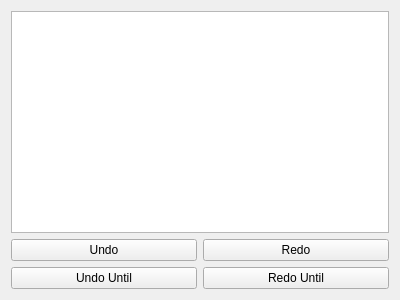
<?xml version="1.0" encoding="UTF-8"?>
<ui version="4.0">
 <class>wally::qtfront::AppCmdView</class>
 <widget class="QWidget" name="wally::qtfront::AppCmdView">
  <property name="geometry">
   <rect>
    <x>0</x>
    <y>0</y>
    <width>400</width>
    <height>300</height>
   </rect>
  </property>
  <property name="windowTitle">
   <string>Form</string>
  </property>
  <layout class="QVBoxLayout" name="verticalLayout">
   <item>
    <widget class="app_cmd_view_sub::View" name="listView"/>
   </item>
   <item>
    <layout class="QHBoxLayout" name="horizontalLayout_2">
     <item>
      <widget class="QPushButton" name="btn_undo">
       <property name="text">
        <string>Undo</string>
       </property>
      </widget>
     </item>
     <item>
      <widget class="QPushButton" name="btn_redo">
       <property name="text">
        <string>Redo</string>
       </property>
      </widget>
     </item>
    </layout>
   </item>
   <item>
    <layout class="QHBoxLayout" name="horizontalLayout">
     <item>
      <widget class="QPushButton" name="btn_undoUntil">
       <property name="text">
        <string>Undo Until</string>
       </property>
      </widget>
     </item>
     <item>
      <widget class="QPushButton" name="btn_redoUntil">
       <property name="text">
        <string>Redo Until</string>
       </property>
      </widget>
     </item>
    </layout>
   </item>
  </layout>
 </widget>
 <customwidgets>
  <customwidget>
   <class>app_cmd_view_sub::View</class>
   <extends>QListView</extends>
   <header>qtfront/app_cmd_view_sub/view.h</header>
  </customwidget>
 </customwidgets>
 <resources/>
 <connections/>
</ui>
